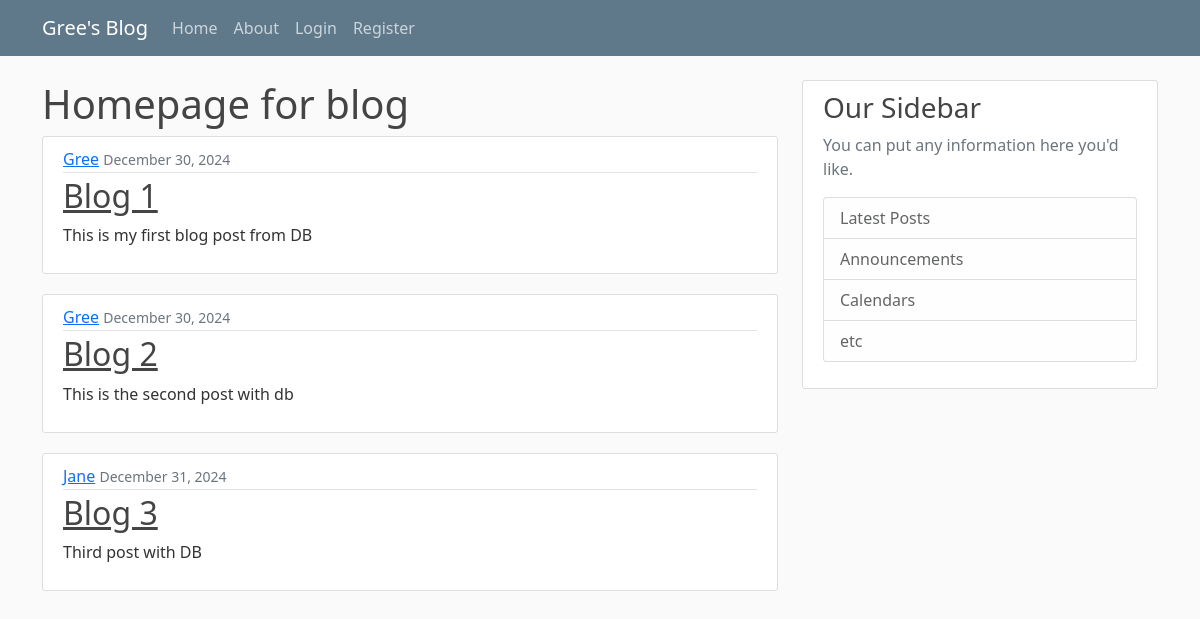
The page / on the database its author committed.
### blog/models.py (models this page shows, shortened)
class Post(models.Model):
  title = models.CharField(max_length=180)
  content =  models.TextField()
  date=models.DateTimeField(default = timezone.now)
  author = models.ForeignKey(User, on_delete=models.CASCADE)

### blog/views.py (the view)
# urls.py: path('', views.home, name="blog-home"),
def home(request):
  context={
    'posts':Post.objects.all()
  }
  return render(request, 'blog/home.html', context)

### blog/templates/blog/home.html
{% extends "blog/base.html" %} {% block content %}
<h1>Homepage for blog</h1>
{% for post in posts %}
<article class="media content-section">
  <div class="media-body">
    <div class="article-metadata">
      <a class="mr-2" href="#">{{ post.author }}</a>
      <small class="text-muted">{{ post.date|date:"F j, Y" }}</small>
    </div>
    <h2><a class="article-title" href="#">{{ post.title }}</a></h2>
    <p class="article-content">{{ post.content }}</p>
  </div>
</article>
{% endfor %} {% endblock content %}

### blog/static/blog/main.css (style rules this page uses)
body { background: #fafafa; color: #333333; margin-top: 5rem; }
h1, h2, h3, h4, h5, h6 { color: #444444; }
.content-section { background: #ffffff; padding: 10px 20px; border: 1px solid #dddddd; border-radius: 3px; margin-bottom: 20px; }
.article-title { color: #444444; }
.article-content { white-space: pre-line; }
.article-metadata { padding-bottom: 1px; margin-bottom: 4px; border-bottom: 1px solid #e3e3e3; }

### rows shown on the page
Post: author "Gree", date "December 30, 2024", title "Blog 1", content "This is my first blog post from DB"
Post: author "Gree", date "December 30, 2024", title "Blog 2", content "This is the second post with db"
Post: author "Jane", date "December 31, 2024", title "Blog 3", content "Third post with DB"
